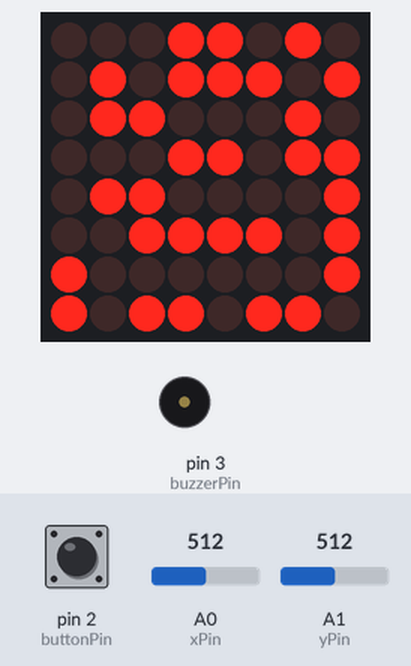
Simulated run of this sketch. Board: Arduino Uno, built with avr-gcc and run on an emulated ATmega328P. Parts: 8×8 LED matrix, buzzer (waves = sounding). Inputs (shaded band) come from the test bench; at power-on: pin 2 (buttonPin) HIGH, A0 (xPin) = 512, A1 (yPin) = 512. Random numbers use the default seed unless the sketch sets one.

Above: at 0.61 s.
1.3 s: pin 2 (buttonPin) pulled LOW for 0.15 s
2.0 s: A0 (xPin) set to 218
At 4.2 s:
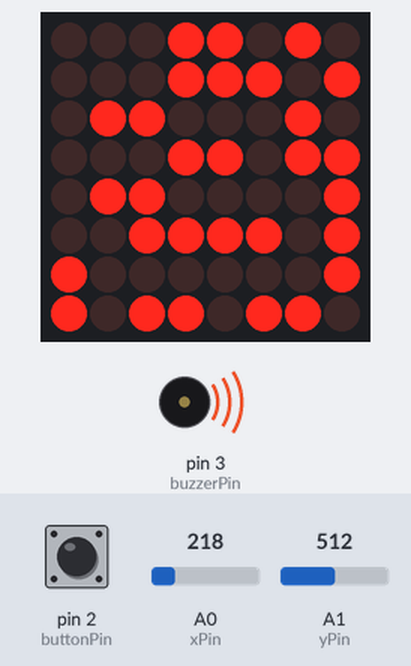
5.0 s: A0 (xPin) set to 185
At 5.7 s:
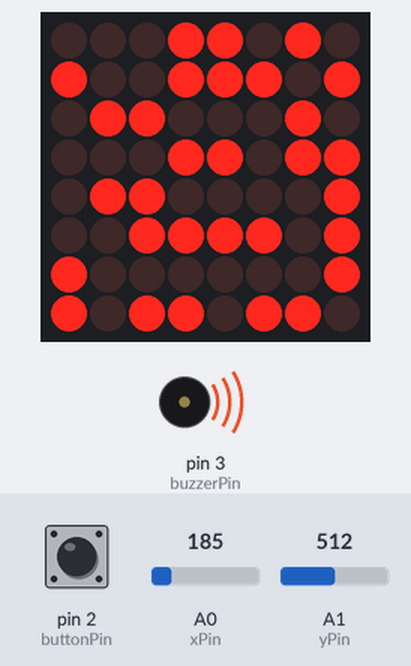
7.4 s: A1 (yPin) set to 588
9.4 s: A1 (yPin) set to 609
At 9.8 s:
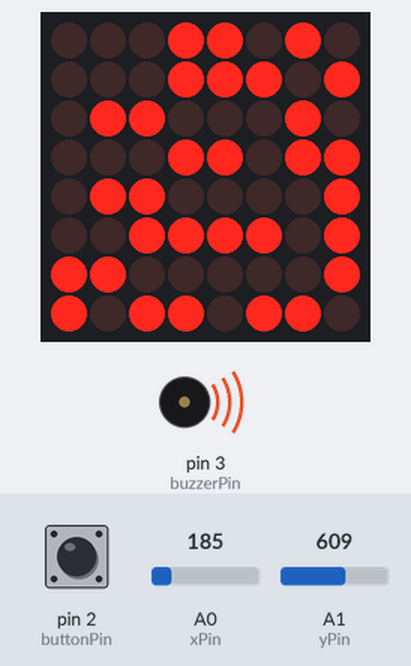
11.4 s: pin 2 (buttonPin) pulled LOW for 1 s
At 14.9 s:
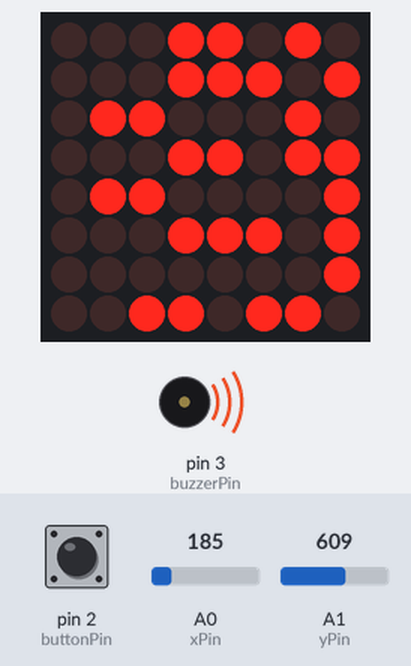
Timing chart, 0 to 16.0 s (numbered marks = the images above; inputs shaded):
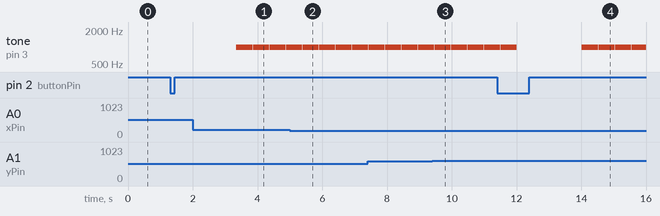

The sketch:

matrix-game.ino
```cpp
#include "LedControl.h"

const int fillPercent = 65;
const int dinPin = 12;
const int clockPin = 11;
const int loadPin = 10;

const int xPin = A0;
const int yPin = A1;
const int buttonPin = 2;
const int buzzerPin = 3;

LedControl lc = LedControl(dinPin, clockPin, loadPin, 1);

byte matrixBrightness = 2;
byte xPos = 0;
byte yPos = 0;
byte xLastPos = 0;
byte yLastPos = 0;
byte xBomb = 0;
byte yBomb = 0;

const int minThreshold = 200;
const int maxThreshold = 600;

const byte moveInterval = 100;
unsigned long lastMoved = 0;
const int bombDuration = 2000;

const byte matrixSize = 8;
bool matrixChanged = true;

byte matrix[matrixSize][matrixSize] = {
  {0, 0, 0, 0, 0, 0, 0, 0},
  {0, 0, 0, 0, 0, 0, 0, 0},
  {0, 0, 0, 0, 0, 0, 0, 0},
  {0, 0, 0, 0, 0, 0, 0, 0},
  {0, 0, 0, 0, 0, 0, 0, 0},
  {0, 0, 0, 0, 0, 0, 0, 0},
  {0, 0, 0, 0, 0, 0, 0, 0},
  {0, 0, 0, 0, 0, 0, 0, 0}
};

unsigned long bombTime = 0;
unsigned long lastPlayerBlink = 0;
unsigned long lastBombBlink = 0;
byte playerBlinkState = 1;
byte bombBlinkState = 1;
const int blinkTimePlayer = 400;
const int blinkTimeBomb = 50;
byte buttonState = 0;
byte bombPlanted = 0;
byte bombActivated = 0;
bool exploded = false;
bool firstBombPlanted = true;

unsigned int lastDebounceTime = 0;
unsigned int debounceDelay = 50;
byte reading = 1;
byte lastReading = 1;

void blinkPlayer() {
  if (millis() > lastPlayerBlink + blinkTimePlayer) {
    playerBlinkState = !playerBlinkState;
    setMatrixElement(xPos, yPos, playerBlinkState);
    // matrix[xPos][yPos] = playerBlinkState;
    lastPlayerBlink = millis();
    matrixChanged = true;
  }
}

void blinkBomb() {
  if(millis() - bombTime < bombDuration){

    if(millis() > lastBombBlink + blinkTimeBomb){
      bombBlinkState = !bombBlinkState;
     // matrix[xBomb][yBomb] = bombBlinkState;
      setMatrixElement(xBomb, yBomb, bombBlinkState);
      lastBombBlink = millis();
      matrixChanged = true;
    }
}
else {
  explode();
  tone(buzzerPin, 1000);
  delay(500);
  noTone(buzzerPin);
  }
}


void plantBomb(int x, int y){
  xBomb = x;
  yBomb = y;
  bombPlanted = true;
  // set bombActivated to true immediately for the first bomb planted
  if (firstBombPlanted) {
    bombActivated = true;
    firstBombPlanted = false;
  }

  // initialize bombTime to ensure the bomb starts blinking immediately
  bombTime = millis() ;
}

void explode(){
  exploded = true;
  if(bombPlanted){
    //explode the neighbouring walls of the bomb
    for ( int i = -1; i <= 1; i++){
      for( int j = -1; j <= 1; j++){
        int explodeX = xBomb + i;
        int explodeY = yBomb + j;

        if(explodeX >= 0 && explodeX < matrixSize && explodeY >= 0 && explodeY < matrixSize){
          if(matrix[explodeX][explodeY] == 1){
            matrix[explodeX][explodeY] = 0; // detonate the wall
          }
        }
      }
    }

    matrix[xBomb][yBomb] = 0; // clear the bomb position
    bombPlanted = false;
    matrixChanged = true;
  }
}

void buttonDebounce(){
  reading = digitalRead(buttonPin);
  if(reading != lastReading){
    lastDebounceTime = millis();
  }

  if((millis() - lastDebounceTime ) > debounceDelay){
    if(reading != buttonState){
      buttonState = reading;
      if(buttonState == LOW){
        plantBomb(xPos, yPos);
      }
    }
  }

  lastReading = reading;

  //check for bomb activation

  if(bombPlanted && !bombActivated ){
    if(millis() - bombTime >= bombDuration){
      bombActivated = true;
    }
  }

  if(bombActivated){
    blinkBomb();
    // if(xBomb == xPos || yBomb == yPos || (xBomb - 1) == xPos || (yBomb - 1) == yPos || (xBomb + 1) == xPos || (yBomb + 1) == yPos){
    //   gameOver();
    // }
  }

    if (bombActivated && (xBomb == xPos || yBomb == yPos
  //   // || (xBomb - 1) == xPos || (yBomb - 1) == yPos || (xBomb + 1) == xPos || (yBomb + 1) == yPos
  //   // || ( ( (xBomb -1 ) == xPos) && ( (yBomb - 1) == yPos ) ) || ( ( (xBomb -1 ) == xPos) && ( (yBomb + 1) == yPos ) ) ||
  //   //  ( ( (xBomb + 1 ) == xPos) && ( (yBomb - 1) == yPos ) ) || ( ( (xBomb + 1 ) == xPos) && ( (yBomb + 1) == yPos ) )
      ) ) {
  //   // player loses the game if the bomb catches them
    // gameOver();
    // tone(buzzerPin, 1200);
    // delay(500);
    // noTone(buzzerPin);
  // }

}
}

void initializeMatrix() {
  lc.shutdown(0, false);
  lc.setIntensity(0, matrixBrightness);
  lc.clearDisplay(0);
}

void clearMatrix() {
  for (int row = 0; row < matrixSize; row++) {
    for (int col = 0; col < matrixSize; col++) {
      matrix[row][col] = 0;
    }
  }
}

void setMatrixElement(int row, int col, int value) {
  matrix[row][col] = value;
}

void updateMatrixDisplay() {
  for (int row = 0; row < matrixSize; row++) {
    for (int col = 0; col < matrixSize; col++) {
      lc.setLed(0, row, col, matrix[row][col]);
    }
  }
}

void generateRandomMap() {
  clearMatrix();

  int totalElements = matrixSize * matrixSize;
  int elementsToFill = (fillPercent * totalElements) / 100;

  for (int i = 0; i < elementsToFill; i++) {
    int row = random(matrixSize);
    int col = random(matrixSize);
    setMatrixElement(row, col, 1);
  }
}


void updatePositions() {
  int xValue = analogRead(xPin);
  int yValue = analogRead(yPin);

  xLastPos = xPos;
  yLastPos = yPos;

  byte newXPos = xPos;
  byte newYPos = yPos;

  if (xValue < minThreshold) {
    newXPos = (xPos + 1) % matrixSize;
  } else if (xValue > maxThreshold) {
    newXPos = (xPos > 0) ? xPos - 1 : matrixSize - 1;
  }

  if (yValue < minThreshold) {
    newYPos = (yPos > 0) ? yPos - 1 : matrixSize - 1;
  } else if (yValue > maxThreshold) {
    newYPos = (yPos + 1) % matrixSize;
  }

  // check if the new position is an obstacle (1 in the matrix)
  if (matrix[newXPos][newYPos] == 0) {
    // update the position only if it's not an obstacle
    xPos = newXPos;
    yPos = newYPos;
  }

  if (xPos != xLastPos || yPos != yLastPos) {
    matrixChanged = true;
    matrix[xLastPos][yLastPos] = 0;
    matrix[xPos][yPos] = 1;
  }
}

// void gameOver() {
//   for (int row = 0; row < matrixSize; row++) {
//     for (int col = 0; col < matrixSize; col++) {
//       lc.setLed(0, row, col, true);  // turns on LED at col, row
//       delay(25);
//       // lc.setLed(0, row, col, false);
//     }
//   }
// }

void setup() {
  Serial.begin(9600);
  // pinMode(buzzerPin, OUTPUT);
  // noTone(buzzerPin); // ensure the buzzer is initially silent
  pinMode(buttonPin, INPUT_PULLUP);
  initializeMatrix();
  // use analogRead to set the random seed based on an unconnected pin
  randomSeed(analogRead(A2));
  generateRandomMap();
  updateMatrixDisplay();

  //  // initialize bombTime to ensure the bomb starts blinking immediately
  // bombTime = millis() - bombDuration + blinkTimeBomb;
}


void loop() {
  blinkPlayer();
  buttonDebounce();
  if (millis() - lastMoved > moveInterval) {
    updatePositions();
    lastMoved = millis();
  }

  if (matrixChanged) {
    updateMatrixDisplay();
    matrixChanged = false;
  }
}
```

Measured:
- the behaviour switches between 200 and 199 on A0 (xPin) (found by bisection; images 1 and 2)
- the behaviour switches between 600 and 601 on A1 (yPin) (found by bisection; images 2 and 3)
- what the display in image 0 shows lasts 0.4 s, from 0.4 s to 0.8 s
- what the display in image 1 shows lasts 1.0 s, from 3.9 s to 4.9 s
- what the display in image 2 shows lasts 0.5 s, from 5.4 s to 5.9 s
